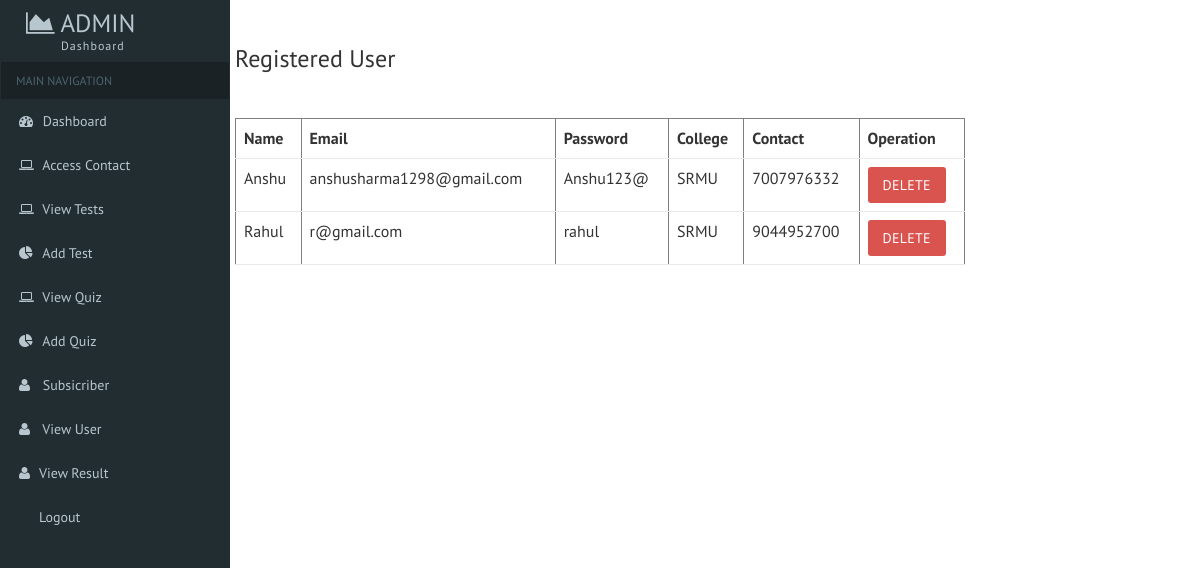
Page /Admin/ViewRegister.php on the committed database.
### tables this page shows
CREATE TABLE `user` (
  `Name` varchar(5) NOT NULL,
  `College` varchar(100) NOT NULL,
  `Contact` bigint(20) NOT NULL,
  `Email` varchar(50) NOT NULL,
  `Confirm` varchar(50) NOT NULL
);

### Admin/ViewRegister.php (the view)
<?php
include('AdminHeader.php');
?>
<div class="container">
	<div class="row">
		<div class="col-sm-2">
		</div>
		<div class="col-sm-8">
			<h3>Registered User</h3>
			<br><br>
			<table class="table table-hover" border="1px">
			<tr>
			<th>Name</th><th>Email</th><th>Password</th><th>College</th><th>Contact</th><th>Operation</th>
			</tr>
			<?php
				$con = mysqli_connect("localhost","root","","onlinetest");
				$result = mysqli_query($con,"SELECT * FROM `user`");
				while($row = mysqli_fetch_array($result))
				{
			?>
			<tr>
			<td><?php echo $row['Name'];?></td><td><?php echo $row['Email'];?></td><td><?php echo $row['Confirm'];?></td>
			<td><?php echo $row['College'];?></td><td><?php echo $row['Contact'];?></td>
			<?php echo "<td><a href='DeleteRegister.php?Name=".$row['Name']."'class='btn btn-danger'>Delete</a></td>";?>
			</tr>
			<?php
				}
			?>
		</div>
	</div>
</div>
</body>
</html>

### rows in the picture
user: Name "Anshu", Email "anshusharma1298@gmail.com", Confirm "Anshu123@", College "SRMU", Contact "7007976332"
user: Name "Rahul", Email "r@gmail.com", Confirm "rahul", College "SRMU", Contact "9044952700"
